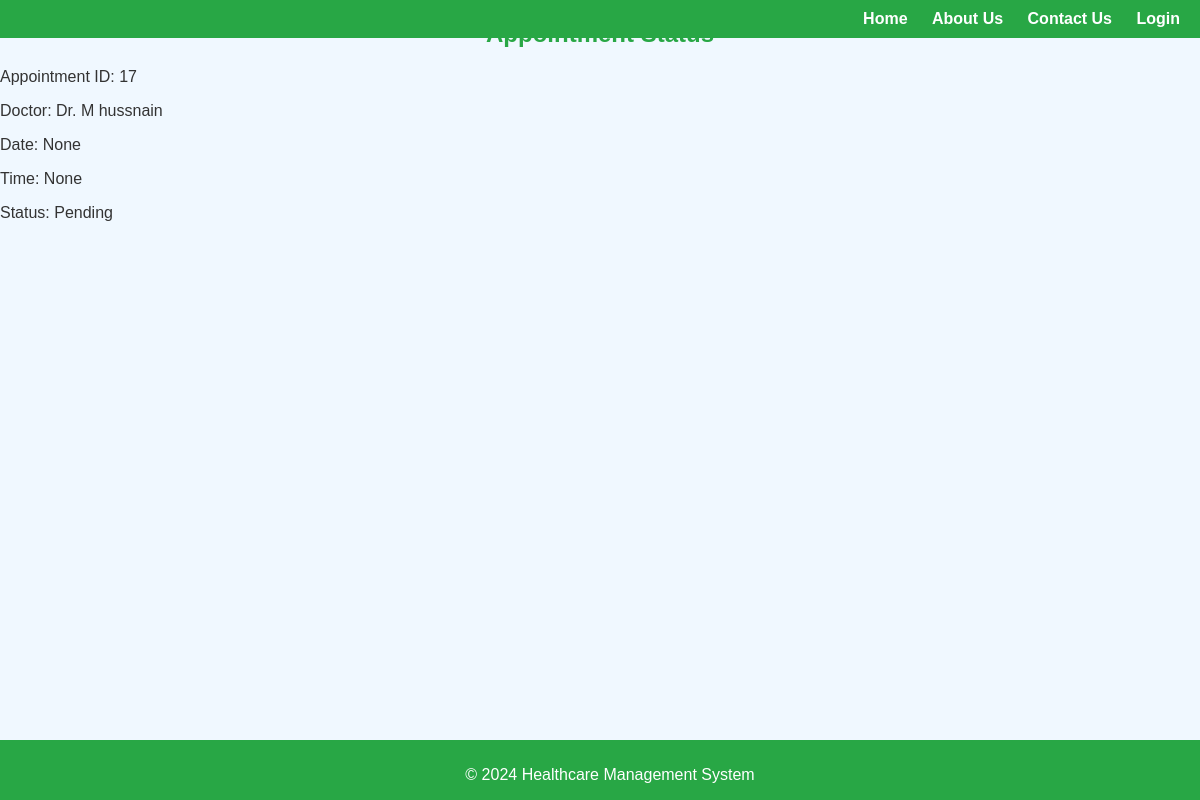
Before: /appointment/status/17/ with the older database file.
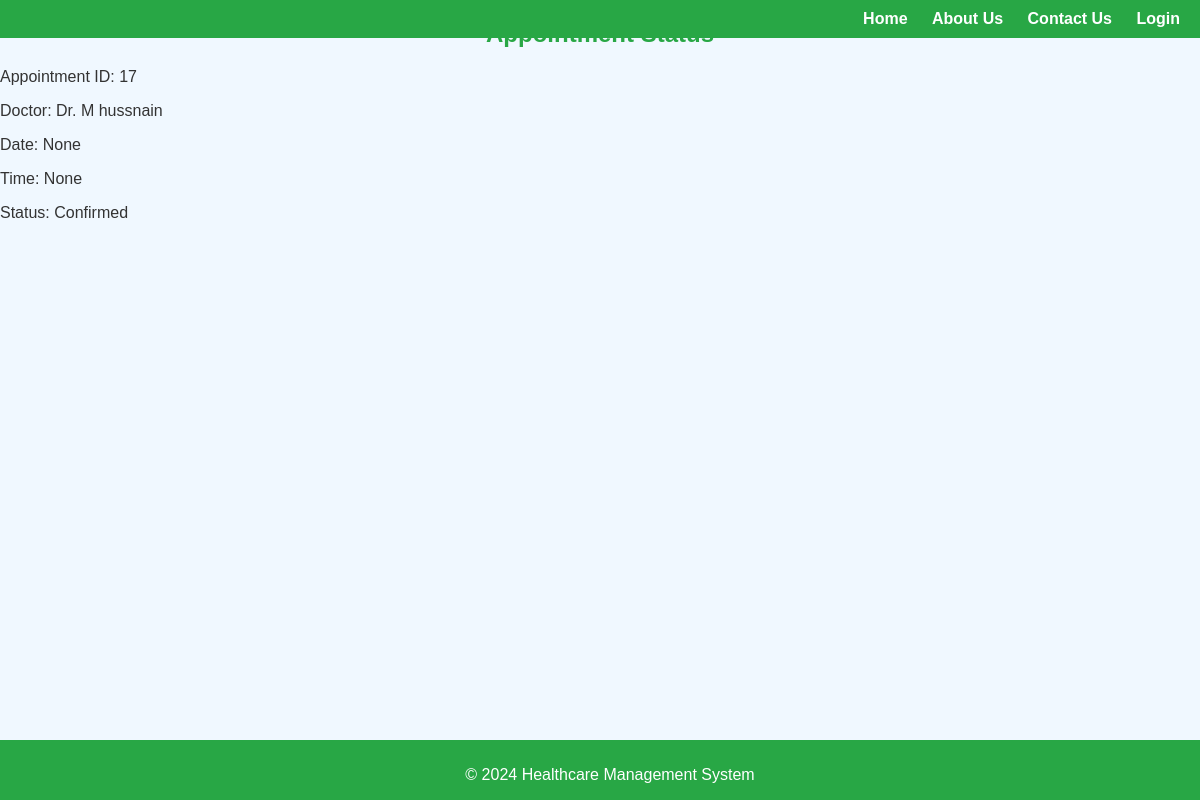
After: the same page with the newer database file.
### appointment/models.py (models this page shows, shortened)
class Appointment(models.Model):
    appointment_id = models.AutoField(primary_key=True)
    patient = models.ForeignKey(Patient, on_delete=models.CASCADE)
    doctor = models.ForeignKey(Doctor, on_delete=models.CASCADE)
    appointment_date = models.DateField(null=True)
    appointment_time = models.TimeField(null=True)
    time_slot = models.ForeignKey('TimeSlot', null=True, blank=True, on_delete=models.SET_NULL)  # Link to TimeSlot
    status = models.CharField(max_length=20, choices=[('Pending', 'Pending'), ('Confirmed', 'Confirmed'), ('Rescheduled', 'Rescheduled')], default='Pending')
    confirmed_by = models.ForeignKey(Doctor, null=True, blank=True, related_name='confirmed_appointments', on_delete=models.SET_NULL)

### user/models.py (models this page shows, shortened)
class User(AbstractUser):
    CNIC_no = models.CharField(max_length=15, unique=True)
    contact_number = models.CharField(max_length=15)
    address = models.CharField(max_length=255)
    gender = models.CharField(max_length=10, choices=[('M', 'Male'), ('F', 'Female')])
    profile_pic = models.ImageField(upload_to='images/profile_pics/', blank=True, null=True)

### appointment/views.py (the view)
# urls.py: path('status/<int:pk>/', AppointmentStatusView.as_view(), name='appointment_status'),
class AppointmentStatusView(TemplateView):
    template_name = 'appointment/appointment_status.html'
    def get_context_data(self, **kwargs):
        context = super(AppointmentStatusView, self).get_context_data(**kwargs)
        appointment = Appointment.objects.get(pk=self.kwargs['pk'])
        context['appointment'] = appointment
        return context

### user/models.py (called while the page is built)
    def __str__(self):
        return f"Dr. {self.first_name} {self.last_name}"

### appointment/templates/appointment/appointment_status.html
{% extends 'user/base.html' %}
{% block content %}
  <h2>Appointment Status</h2>
  <p>Appointment ID: {{ appointment.appointment_id }}</p>
  <p>Doctor: {{ appointment.doctor }}</p>
  <p>Date: {{ appointment.appointment_date }}</p>
  <p>Time: {{ appointment.appointment_time }}</p>
  <p>Status: {{ appointment.status }}</p>
{% endblock %}

Changed rows visible on the page:
changed Appointment "None": status "Pending" → "Confirmed"
